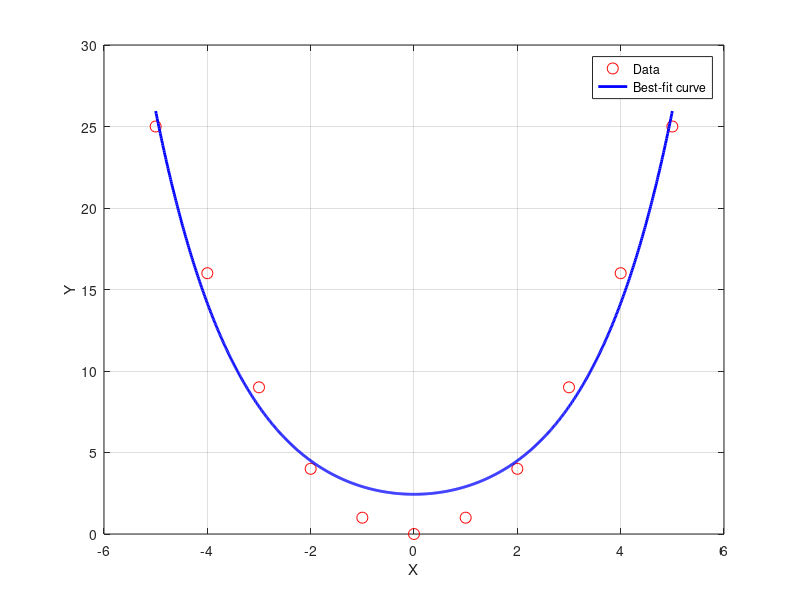

The MATLAB script that drew this image:
% 定义拟合函数 A*cosh(B*X)
func = @(params, X) params(1) * cosh(params(2) * X);

% 输入数据点 (X_i, Y_i)，这里是示例数据，您可以替换为您的实际数据
X_data = (-5:5)';
Y_data = X_data.^2; % 示例数据，您需要替换为实际数据

% 初始参数的猜测值，注意这里的顺序和定义的函数参数一致
initial_guess = [1, 1];

% 使用 lsqcurvefit 进行拟合，得到最佳参数 A 和 B
params_best_fit = lsqcurvefit(func, initial_guess, X_data, Y_data);

% 提取最佳参数 A 和 B
A_best_fit = params_best_fit(1);
B_best_fit = params_best_fit(2);

% 打印最佳参数
disp(['Best-fit A: ', num2str(A_best_fit)]);
disp(['Best-fit B: ', num2str(B_best_fit)]);

% 绘制拟合曲线和原始数据
X_fit = linspace(-5, 5, 1000); % 生成拟合曲线的 X 值范围
Y_fit = func(params_best_fit, X_fit);

plot(X_data, Y_data, 'ro', 'MarkerSize', 8); % 原始数据
hold on;
plot(X_fit, Y_fit, 'b-', 'LineWidth', 2); % 拟合曲线
xlabel('X');
ylabel('Y');
legend('Data', 'Best-fit curve');
grid on;
hold off;